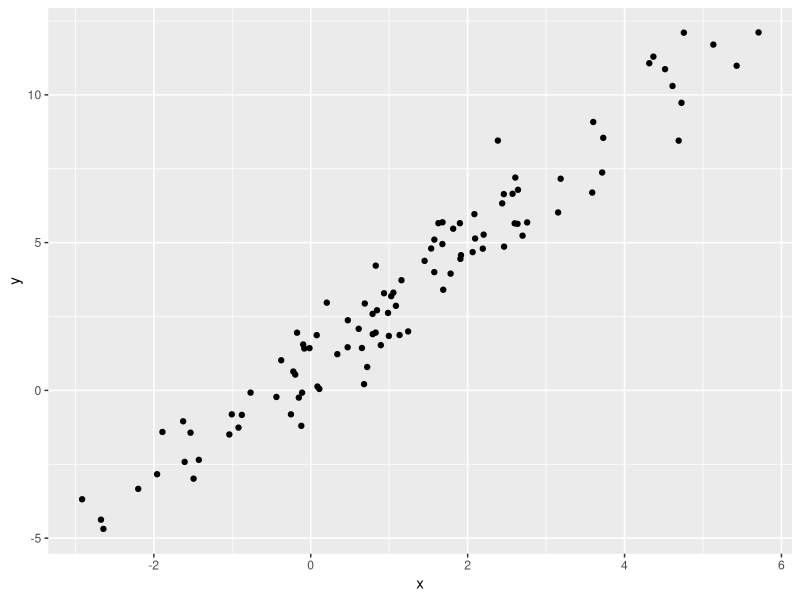

Reproduce this figure in R.
## ---- chunk 1
library(tidyverse)
## ---- chunk 2
plot_df=
  tibble(
    x=rnorm(100,mean=1,sd=2),
    y=1+2*x+rnorm(100)
  )
## ---- chunk 3
plot_df %>% 
  ggplot(aes(x=x,y=y))+
  geom_point()
